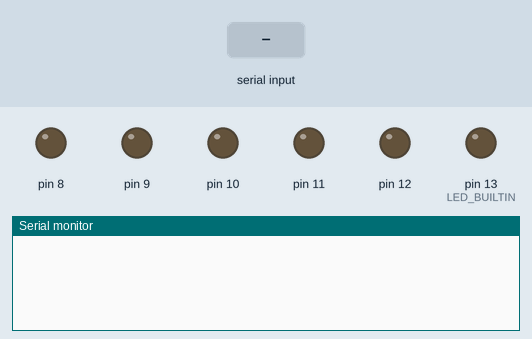
This sketch was run on a simulated Arduino Uno, built with avr-gcc and run on an emulated ATmega328P. On the bench: output pins drawn as LEDs (lit = HIGH), the last lines printed to the serial monitor. Inputs (shaded band) come from the test bench.

Above: at 1.2 s.
1.3 s: "READ\n" received over Serial
At 2.1 s:
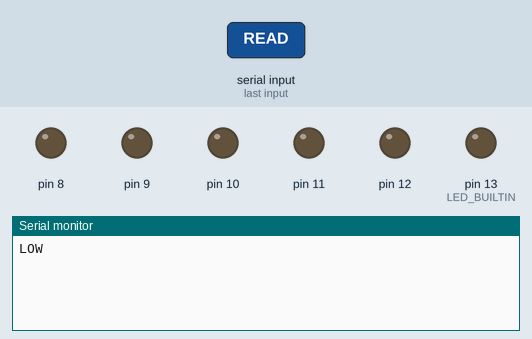
2.8 s: "90,45\n" received over Serial
At 3.2 s:
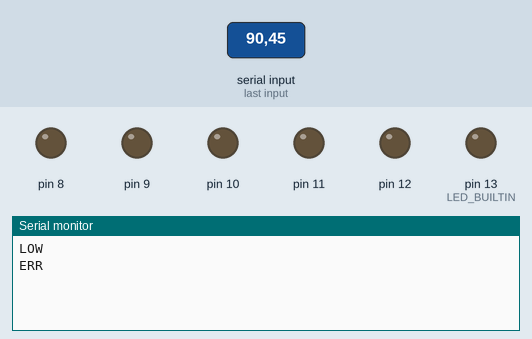
4.3 s: "90 45\n" received over Serial
At 5.6 s:
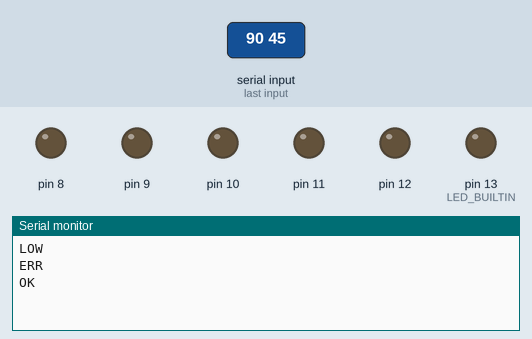

Measured:
- after the input at 1.3 s, the serial monitor: prints a new line at once (image 1)
- after the input at 2.8 s, the serial monitor: prints a new line at once (image 2)
- after the input at 4.3 s, the serial monitor: prints a new line at once (image 3)

The sketch:

arduino-mono.ino
```cpp
void setup() {
  pinMode(LED_BUILTIN, OUTPUT);
  pinMode(12, OUTPUT);
  pinMode(11, OUTPUT);
  pinMode(10, OUTPUT);
  pinMode(9, OUTPUT);
  pinMode(8, OUTPUT);
  Serial.begin(9600);  // Match this baud rate in Python
}

void loop() {
  if (Serial.available()) {
    String cmd = Serial.readStringUntil('\n');  // Read command line
    int pin, n, onTime, offTime, state;
    if (cmd.startsWith("READ")){
      pin = cmd.substring(5).toInt();
      int state = digitalRead(pin);
      Serial.println(state == HIGH ? "HIGH" : "LOW");
    }
    else if (sscanf(cmd.c_str(), "%d %d %d %d", &pin, &n, &onTime, &offTime) == 4) {
      togglePinNTimes(pin, n, onTime, offTime);
      Serial.println("OK");
    }
    else if (sscanf(cmd.c_str(), "%d %d", &pin, &state) == 2){
      digitalWrite(pin, state);
      Serial.println("OK");
    } else {
      Serial.println("ERR");
    }
  }
}

void togglePinNTimes(int pin, int N, unsigned long onTime, unsigned long offTime) {
  for (int i = 0; i < N; i++) {
    digitalWrite(pin, HIGH);
    delay(onTime);
    digitalWrite(pin, LOW);
    delay(offTime);
  }
}
```
